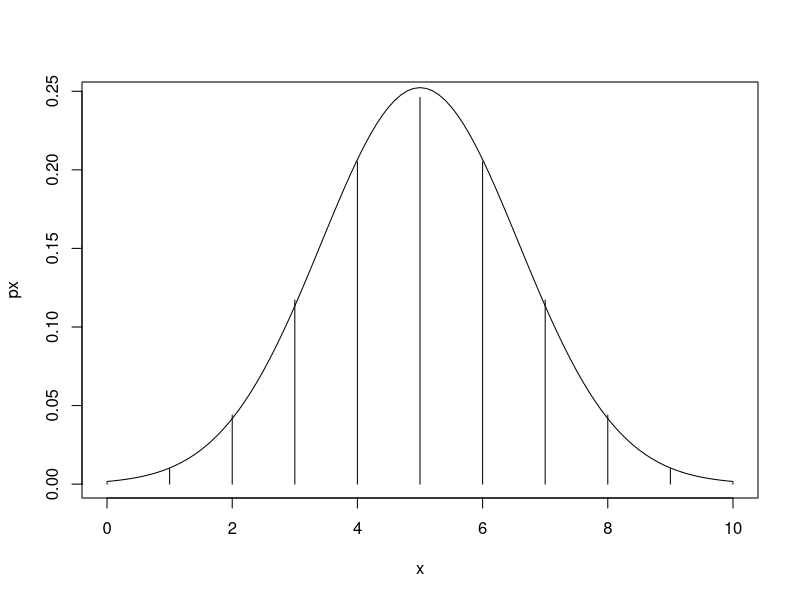
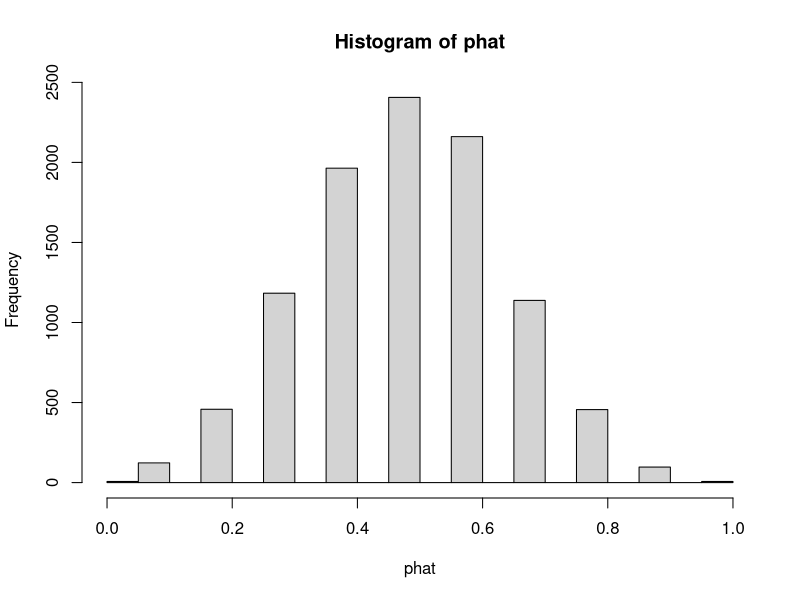
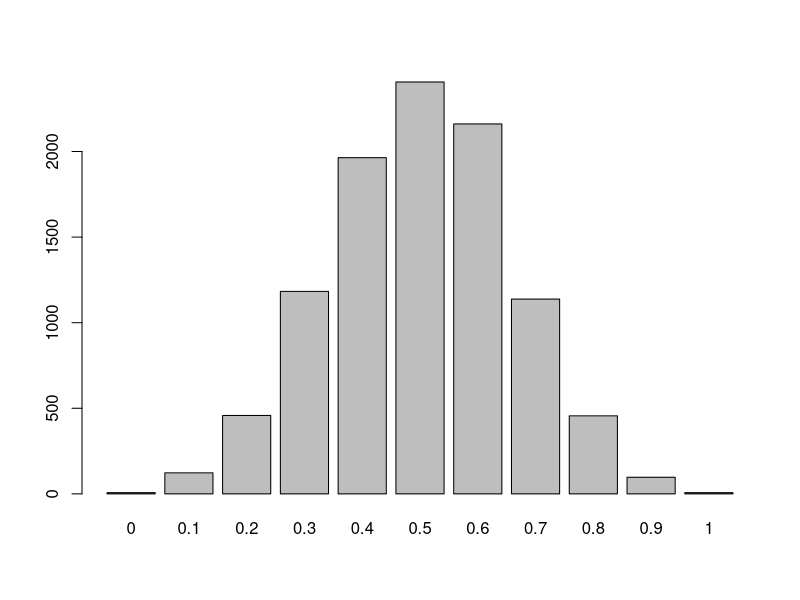
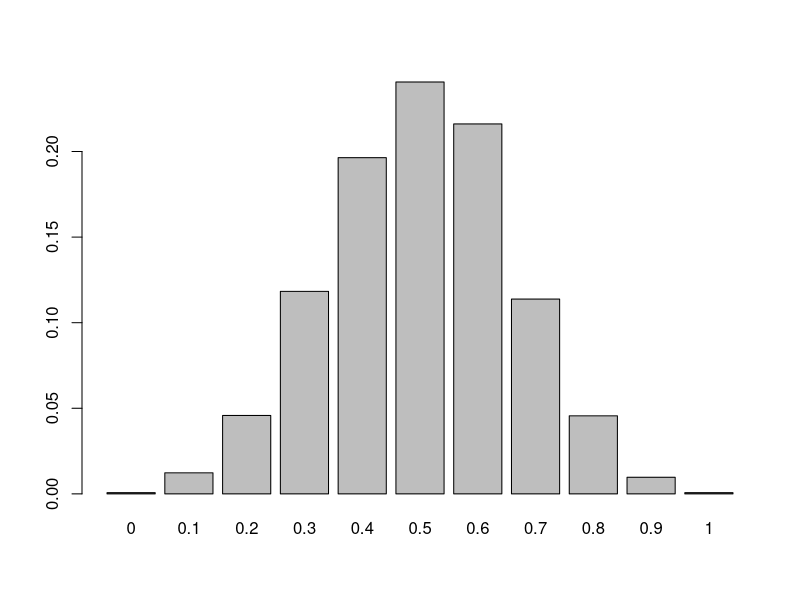

Generate these figures, in order, with R:
# Alan Arnholt

p <- 0.5
n <- 10
x <- 0:10
px <- dbinom(x, n, p)
plot(x, px, type = "h")
curve(dnorm(x, n*p, sqrt(n*p*(1 - p))), add = TRUE)

EX <- sum(x*px)
VX <- sum((x - EX)^2*px)
c(EX, VX)

sims <- 10000
phat <- numeric(sims)
for(i in 1:sims){
x <- rbinom(1, n, 0.5)
phat[i] <- x/n
}
mean(phat)
sd(phat)
hist(phat)
table(phat)
barplot(table(phat))
barplot(table(phat)/sims)

# Theoretical
SEphat <- sqrt(p*(1 - p)/n)
SEphat

# phat ~ N(p, sqrt(p*(1-p)/n))

# P(X >= 23.3) = 1 - P(X <= 23)----Actual answer
pbinom(23, 233, .07, lower = FALSE)
# Approximate answer
#P(phat >= .10)
pnorm(.10, .07, sqrt(.07*(1-.07)/233), lower = FALSE)
